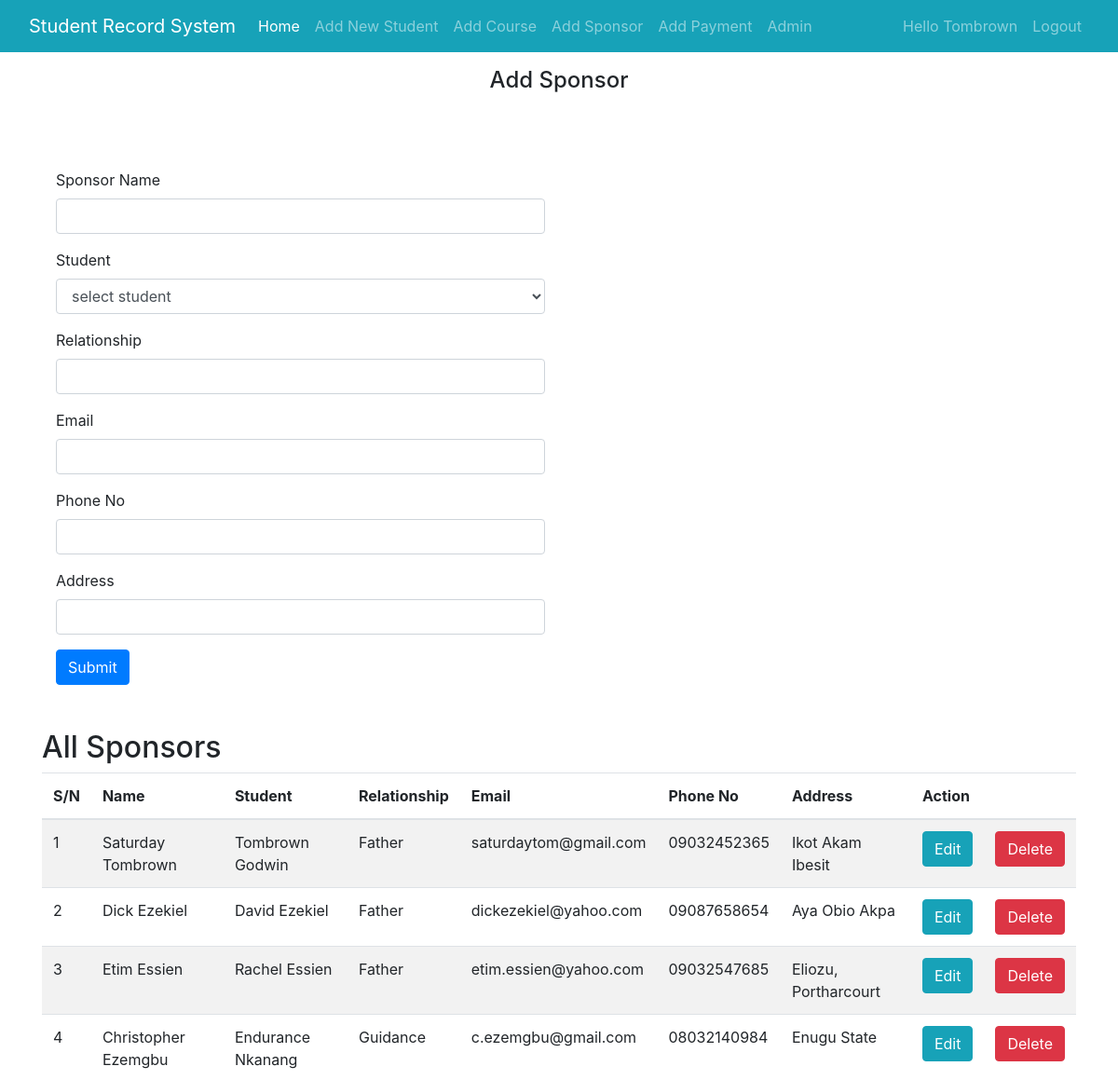
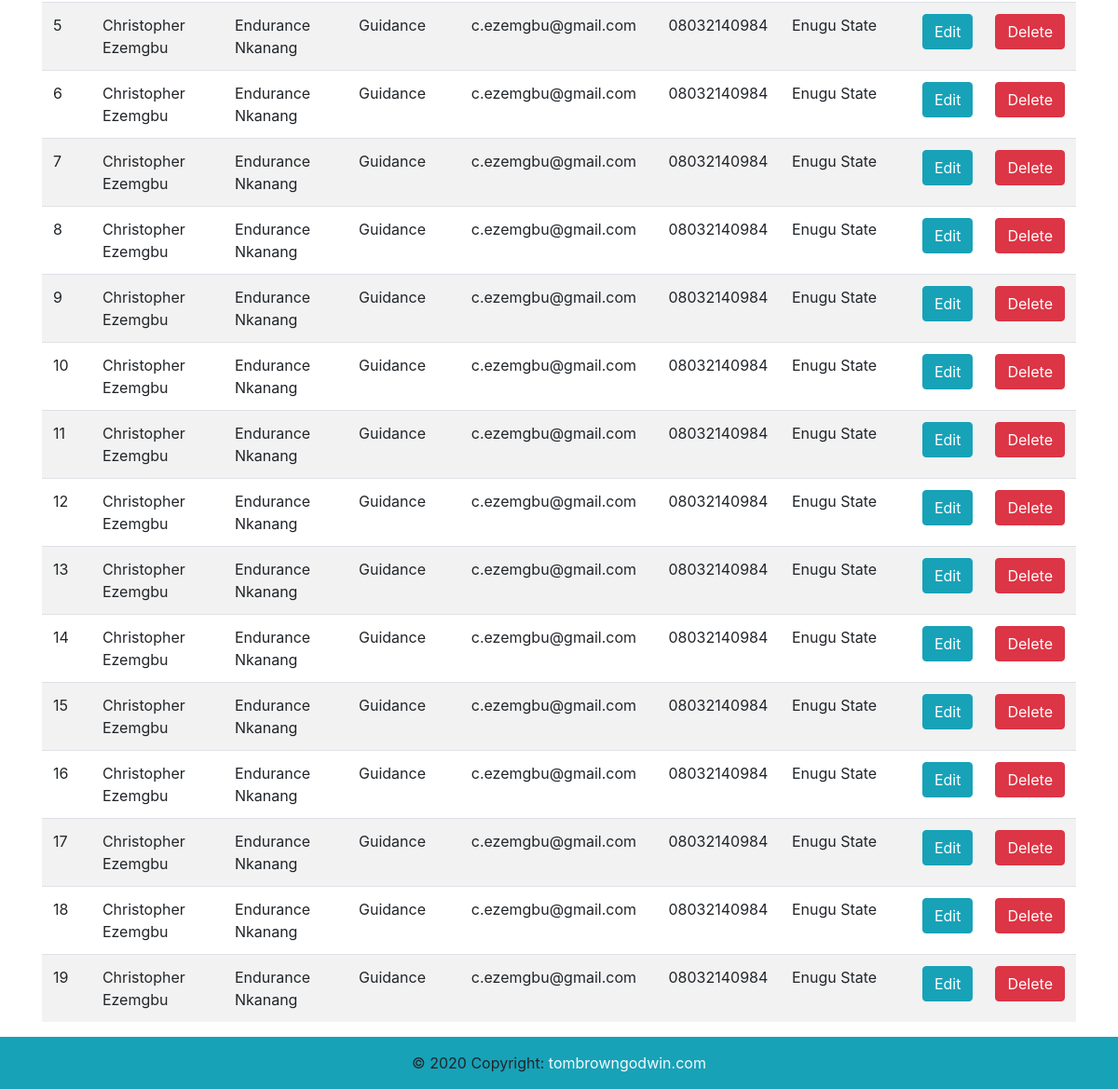
Page /view/add_sponsor.php (signed in) on the committed database (2 pictures, top to bottom).
### tables this page shows
CREATE TABLE `sponsor` (
  `sponsor_id` int(11) NOT NULL,
  `sponsor_name` varchar(30) DEFAULT NULL,
  `std_id` int(11) NOT NULL,
  `relationship` varchar(20) DEFAULT NULL,
  `sponsor_email` varchar(30) DEFAULT NULL,
  `sponsor_phone` varchar(30) DEFAULT NULL,
  `sponsor_address` varchar(30) DEFAULT NULL
);

CREATE TABLE `student` (
  `std_id` int(11) NOT NULL,
  `std_name` varchar(50) DEFAULT NULL,
  `std_email` varchar(30) DEFAULT NULL,
  `std_phone` varchar(30) DEFAULT NULL,
  `course_id` int(50) DEFAULT NULL,
  `gender_id` int(11) DEFAULT NULL,
  `sponsor_id` int(11) DEFAULT NULL,
  `duration_id` int(11) DEFAULT NULL,
  `pay_type_id` int(11) DEFAULT NULL,
  `payment_id` int(11) NOT NULL,
  `image` varchar(255) NOT NULL
);

### includes/sponsor.php (called while the page is built, shortened)
<?php
    function get_all_sponsor($mysqli){
        $query = "SELECT * FROM sponsor";
        $result = mysqli_query($mysqli, $query) or die(mysqli_error($mysqli));
        return $result;
    }
?>

### includes/students.php (called while the page is built, shortened)
<?php
    function get_student_by_id($mysqli, $std_id){
        $query = "SELECT * FROM student WHERE std_id =". $std_id;
        $result = mysqli_query($mysqli, $query) or die(mysqli_error($mysqli));
        return $result;
    }
?>

### view/add_sponsor.php (the view, shortened to what this page needs)
<?php
    $mysqli = connect_db();
    include_once '../includes/students.php';
    include_once '../includes/sponsor.php';
?>
<!DOCTYPE html>
<html lang="en">
<head>
    <link rel="stylesheet" type="text/css" href="../assets/css/bootstrap.min.css">
</head>
<body>
<?php
        include_once '../navbars/menu.php';
    ?>
          <main class="container">
            <div class="welcome text-center py-5 px-3"> <br>
            <h4 align="center">Add Sponsor</h4> <br>
            </div>
        </main>
        <div class="container">
            <div class="col-md-6">
            <form action="<?php $_SERVER['PHP_SELF'] ?>" method="post">
            <div class="form-group">
                <label for="sponsor_name">Sponsor Name</label>
                <input type="text" name="sponsor_name" class="form-control">
            </div>
            <div class="form-group">
                <label for="std_id">Student</label>
                <select class="form-control" name="std_id" id="">
                    <option value="">select student</option>
                    <?php
                        $student = get_all_student($mysqli);
                        if(mysqli_num_rows($student)){
                            while($rows = mysqli_fetch_assoc($student)){
                                $std_name = $rows['std_name'];
                    ?>
                    <?php
                            }
                        }
                    ?>
                </select>
            </div>
            <div class="form-group">
                <label for="relationship">Relationship</label>
                <input type="text" name="relationship" class="form-control">
            </div>
            <div class="form-group">
                <label for="sponsor_email">Email</label>
                <input type="email" name="sponsor_email" class="form-control">
            </div>
            <div class="form-group">
                <label for="sponsor_phone">Phone No</label>
                <input type="text" name="sponsor_phone" class="form-control">
            </div>
            <div class="form-group">
                <label for="sponsor_address">Address</label>
                <input type="text" name="sponsor_address" class="form-control">
            </div>
            <button type="submit" name="submit" class="btn btn-primary">Submit</button>
            </form>
            </div>
        </div>
        <br><br>
        <div class="container">
            <h2>All Sponsors</h2>
            <table class="table table-striped">
                <thead>
                    <tr>
                        <th>S/N</th>
                        <th>Name</th>
                        <th>Student</th>
                        <th>Relationship</th>
                        <th>Email</th>
                        <th>Phone No</th>
                        <th>Address</th>
                        <th colspan="2">Action</th>
                    </tr>
                </thead>
                <tbody>
                <?php
                 $cnt = 1;
                    $sponsor = get_all_sponsor($mysqli);
                    if(mysqli_num_rows($sponsor) > 0){
                        while($rows = mysqli_fetch_assoc($sponsor)){
                    ?>
                    <tr>
                        <td><?php echo $cnt ?></td>
                        <td><?php echo $rows['sponsor_name'] ?></td>
                        <td>
                            <?php
                           $result = get_student_by_id($mysqli, $std_id = $rows['std_id']);
                                while($row = mysqli_fetch_assoc($result)){
                                    $std_name = $row['std_name'];
                                }
                                echo $std_name;
                            ?>
                        </td>
                        <td><?php echo $rows['relationship'] ?></td>
                        <td><?php echo $rows['sponsor_email'] ?></td>
                        <td><?php echo $rows['sponsor_phone'] ?></td>
                        <td><?php echo $rows['sponsor_address'] ?></td>
                        <td><a href="#" class="btn btn-info">Edit</a></td>
                        <td><a href="#" class="btn btn-danger">Delete</a></td>
                    </tr>
                    <?php
                    $cnt ++;
                        }
                    }else{
                        echo "Nil";
                    }
                ?>
                </tbody>
            </table>
        </div>
        <?php
    include_once '../navbars/footer.php';
    ?>

### rows in the picture
sponsor: sponsor_name "Saturday Tombrown", std.std_name "Tombrown Godwin", relationship "Father", sponsor_email "saturdaytom@gmail.com", sponsor_phone "09032452365", sponsor_address "Ikot Akam Ibesit"
sponsor: sponsor_name "Dick Ezekiel", std.std_name "David Ezekiel", relationship "Father", sponsor_email "dickezekiel@yahoo.com", sponsor_phone "09087658654", sponsor_address "Aya Obio Akpa"
sponsor: sponsor_name "Etim Essien", std.std_name "Rachel Essien", relationship "Father", sponsor_email "etim.essien@yahoo.com", sponsor_phone "09032547685", sponsor_address "Eliozu, Portharcourt"
sponsor: sponsor_name "Christopher Ezemgbu", std.std_name "Endurance Nkanang", relationship "Guidance", sponsor_email "c.ezemgbu@gmail.com", sponsor_phone "08032140984", sponsor_address "Enugu State"
sponsor: sponsor_name "Christopher Ezemgbu", std.std_name "Endurance Nkanang", relationship "Guidance", sponsor_email "c.ezemgbu@gmail.com", sponsor_phone "08032140984", sponsor_address "Enugu State"
sponsor: sponsor_name "Christopher Ezemgbu", std.std_name "Endurance Nkanang", relationship "Guidance", sponsor_email "c.ezemgbu@gmail.com", sponsor_phone "08032140984", sponsor_address "Enugu State"
sponsor: sponsor_name "Christopher Ezemgbu", std.std_name "Endurance Nkanang", relationship "Guidance", sponsor_email "c.ezemgbu@gmail.com", sponsor_phone "08032140984", sponsor_address "Enugu State"
sponsor: sponsor_name "Christopher Ezemgbu", std.std_name "Endurance Nkanang", relationship "Guidance", sponsor_email "c.ezemgbu@gmail.com", sponsor_phone "08032140984", sponsor_address "Enugu State"
sponsor: sponsor_name "Christopher Ezemgbu", std.std_name "Endurance Nkanang", relationship "Guidance", sponsor_email "c.ezemgbu@gmail.com", sponsor_phone "08032140984", sponsor_address "Enugu State"
sponsor: sponsor_name "Christopher Ezemgbu", std.std_name "Endurance Nkanang", relationship "Guidance", sponsor_email "c.ezemgbu@gmail.com", sponsor_phone "08032140984", sponsor_address "Enugu State"
sponsor: sponsor_name "Christopher Ezemgbu", std.std_name "Endurance Nkanang", relationship "Guidance", sponsor_email "c.ezemgbu@gmail.com", sponsor_phone "08032140984", sponsor_address "Enugu State"
sponsor: sponsor_name "Christopher Ezemgbu", std.std_name "Endurance Nkanang", relationship "Guidance", sponsor_email "c.ezemgbu@gmail.com", sponsor_phone "08032140984", sponsor_address "Enugu State"
sponsor: sponsor_name "Christopher Ezemgbu", std.std_name "Endurance Nkanang", relationship "Guidance", sponsor_email "c.ezemgbu@gmail.com", sponsor_phone "08032140984", sponsor_address "Enugu State"
sponsor: sponsor_name "Christopher Ezemgbu", std.std_name "Endurance Nkanang", relationship "Guidance", sponsor_email "c.ezemgbu@gmail.com", sponsor_phone "08032140984", sponsor_address "Enugu State"
sponsor: sponsor_name "Christopher Ezemgbu", std.std_name "Endurance Nkanang", relationship "Guidance", sponsor_email "c.ezemgbu@gmail.com", sponsor_phone "08032140984", sponsor_address "Enugu State"
sponsor: sponsor_name "Christopher Ezemgbu", std.std_name "Endurance Nkanang", relationship "Guidance", sponsor_email "c.ezemgbu@gmail.com", sponsor_phone "08032140984", sponsor_address "Enugu State"
sponsor: sponsor_name "Christopher Ezemgbu", std.std_name "Endurance Nkanang", relationship "Guidance", sponsor_email "c.ezemgbu@gmail.com", sponsor_phone "08032140984", sponsor_address "Enugu State"
sponsor: sponsor_name "Christopher Ezemgbu", std.std_name "Endurance Nkanang", relationship "Guidance", sponsor_email "c.ezemgbu@gmail.com", sponsor_phone "08032140984", sponsor_address "Enugu State"
sponsor: sponsor_name "Christopher Ezemgbu", std.std_name "Endurance Nkanang", relationship "Guidance", sponsor_email "c.ezemgbu@gmail.com", sponsor_phone "08032140984", sponsor_address "Enugu State"

### other values in the picture
$_SESSION['name'] "Tombrown"
